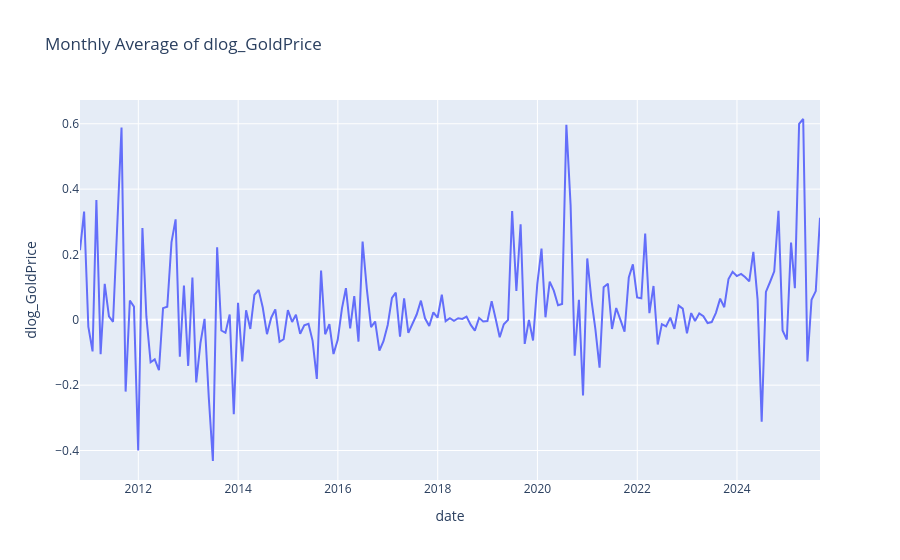

The cell this chart's notebook holds for it:
### Code cell
import plotly.express as px
fig = px.line(df_monthly, x=df_monthly.index, y='dlog_GoldPrice', title='Monthly Average of Gold Price')
fig.show()

### Figure 1 — Plotly figure (JSON) as saved in the notebook; plotly's stock layout.template omitted (floating-point values rounded to 4 significant figures; data arrays with more than 128 entries replaced by an {"elided": "..."} marker saying what was removed)
{"data": [{"hovertemplate": "date=%{x}<br>dlog_GoldPrice=%{y}<extra></extra>", "legendgroup": "", "line": {"color": "#636efa", "dash": "solid"}, "marker": {"symbol": "circle"}, "mode": "lines", "name": "", "orientation": "v", "showlegend": false, "type": "scatter", "x": {"elided": "179 str values"}, "xaxis": "x", "y": {"elided": "179 float values"}, "yaxis": "y"}], "layout": {"legend": {"tracegroupgap": 0}, "title": {"text": "Monthly Average of dlog_GoldPrice"}, "xaxis": {"anchor": "y", "domain": [0, 1], "title": {"text": "date"}}, "yaxis": {"anchor": "x", "domain": [0, 1], "title": {"text": "dlog_GoldPrice"}}}}
